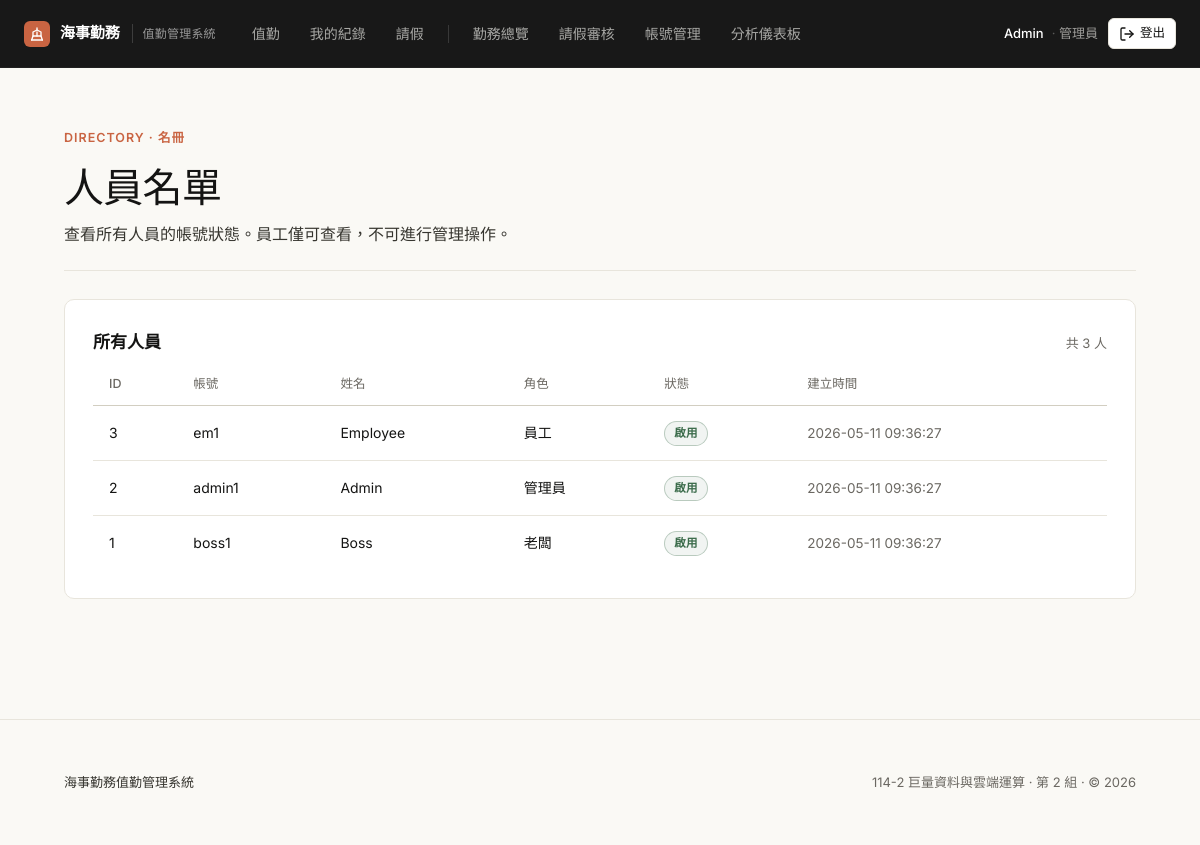
The page /users.php (signed in) on the database its author committed.
### tables this page shows
CREATE TABLE IF NOT EXISTS users (
  user_id INT AUTO_INCREMENT PRIMARY KEY,
  username VARCHAR(50) NOT NULL UNIQUE,
  password_hash VARCHAR(255) NOT NULL,
  full_name VARCHAR(100) NOT NULL,
  role ENUM('boss','admin','employee') NOT NULL DEFAULT 'employee',
  duty_position VARCHAR(20) NOT NULL DEFAULT '前甲板',
  is_active TINYINT(1) NOT NULL DEFAULT 1,
  created_at DATETIME NOT NULL DEFAULT CURRENT_TIMESTAMP
);

### users.php (the view, shortened to what this page needs)
<?php
require 'db.php';
require 'ui.php';
$stmt = $pdo->query("SELECT user_id, username, full_name, role, is_active, created_at FROM users ORDER BY user_id DESC LIMIT 200");
$rows = $stmt->fetchAll();
$count = count($rows);
?>
<!doctype html>
<html lang="zh-TW">
<head>
  <?php style_link(); ?>
</head>
<body>
  <?php nav_top(); ?>
  <div class="wrap">
    <?php page_header(
      '人員名單',
      '查看所有人員的帳號狀態。員工僅可查看，不可進行管理操作。',
      'DIRECTORY · 名冊'
    ); ?>
    <div class="card">
      <div class="card-head" style="border:0;padding:0;margin:0 0 8px;">
        <h2>所有人員</h2>
        <span class="meta">共 <?= (int)$count ?> 人</span>
      </div>
      <table>
        <tr><th>ID</th><th>帳號</th><th>姓名</th><th>角色</th><th>狀態</th><th>建立時間</th></tr>
        <?php foreach($rows as $u): ?>
          <tr>
            <td><?= h($u['user_id']) ?></td>
            <td><?= h($u['username']) ?></td>
            <td><?= h($u['full_name']) ?></td>
            <td><?= h(role_name($u['role'])) ?></td>
            <td><?= ((int)$u['is_active']===1) ? badge('啟用','ok') : badge('停用','off') ?></td>
            <td class="muted"><?= h($u['created_at']) ?></td>
          </tr>
        <?php endforeach; ?>
      </table>
    </div>
  </div>
  <?php page_footer(); ?>
</body>
</html>

### ui.php (shortened to what this page needs)
<?php
function h($s){ return htmlspecialchars((string)$s, ENT_QUOTES, 'UTF-8'); }
function role_name($r){
  if ($r==='boss') return '老闆';
  if ($r==='admin') return '管理員';
  return '員工';
}
function is_admin(){
  $r = ($_SESSION['role'] ?? '');
  return in_array($r, ['admin','boss'], true);
}
function badge($txt, $type){
  $type = in_array($type, ['ok','warn','off','bad','info'], true) ? $type : 'off';
  return '<span class="badge '.$type.'">'.h($txt).'</span>';
}
function icon_svg($name){
  $c = 'currentColor';
  $s = '<svg class="ico" width="16" height="16" viewBox="0 0 24 24" fill="none" stroke="'.$c.'" stroke-width="2" stroke-linecap="round" stroke-linejoin="round">';
  if ($name === 'shield')   return $s.'<path d="M12 22s8-4 8-10V5l-8-3-8 3v7c0 6 8 10 8 10z"/></svg>';
  if ($name === 'lock')     return $s.'<rect x="3" y="11" width="18" height="11" rx="2" ry="2"/><path d="M7 11V7a5 5 0 0 1 10 0v4"/></svg>';
  if ($name === 'ship')     return $s.'<path d="M20 21H4"/><path d="M4 21l2-6h12l2 6"/><path d="M6 15V9l6-3 6 3v6"/><path d="M12 6V3"/><path d="M12 9v6"/></svg>';
  if ($name === 'login')    return $s.'<path d="M15 3h4a2 2 0 0 1 2 2v14a2 2 0 0 1-2 2h-4"/><path d="M10 17l5-5-5-5"/><path d="M15 12H3"/></svg>';
  if ($name === 'logout')   return $s.'<path d="M9 21H5a2 2 0 0 1-2-2V5a2 2 0 0 1 2-2h4"/><path d="M16 17l5-5-5-5"/><path d="M21 12H9"/></svg>';
  return '';
}
function style_link(){
  $p = __DIR__ . '/style.css';
  $v = @filemtime($p) ?: time();
  echo '<link rel="stylesheet" href="style.css?v='.$v.'">';
}
function page_footer(){
  $y = date('Y');
  echo '<footer class="site-footer"><div class="wrap"><div class="footer-row">';
  echo '<div class="footer-brand">';
  echo '<span>海事勤務值勤管理系統</span>';
  echo '</div>';
  echo '<div class="footer-meta">114-2 巨量資料與雲端運算 · 第 2 組 · &copy; '.$y.'</div>';
  echo '</div></div></footer>';
}
function page_header($title, $subtitle = '', $eyebrow = '', $actions_html = ''){
  echo '<header class="page-header">';
  echo '<div class="ph-text">';
  if ($eyebrow !== '') echo '<div class="eyebrow">'.h($eyebrow).'</div>';
  echo '<h1 class="page-title">'.h($title).'</h1>';
  if ($subtitle !== '') echo '<p class="page-subtitle">'.h($subtitle).'</p>';
  echo '</div>';
  echo '</header>';
}
function nav_link($href, $label, $current = false){
  $cls = 'nav-link' . ($current ? ' active' : '');
  return '<a class="'.$cls.'" href="'.h($href).'">'.h($label).'</a>';
}
function nav_top($title = ''){
  $name = $_SESSION['full_name'] ?? '';
  $role = $_SESSION['role'] ?? '';
  $cur  = basename($_SERVER['SCRIPT_NAME'] ?? '');
  echo '<header class="top"><div class="wrap nav-wrap"><div class="nav">';
  echo '<a class="brand" href="'.(isset($_SESSION['user_id']) ? 'punch.php' : 'login.php').'">';
  echo '<span class="logo">'.icon_svg('ship').'</span>';
  echo '<span class="brand-name">海事勤務</span>';
  echo '<span class="brand-tag">值勤管理系統</span>';
  echo '</a>';
  if (isset($_SESSION['user_id'])) {
    echo '<nav class="nav-links">';
    echo nav_link('punch.php',   '值勤',   $cur==='punch.php');
    echo nav_link('records.php', '我的紀錄', $cur==='records.php');
    echo nav_link('leave.php',   '請假',   in_array($cur, ['leave.php'], true));
    if (is_admin()) {
      echo nav_link('admin_status.php',    '勤務總覽', in_array($cur, ['admin_status.php','admin_edit.php'], true));
      echo nav_link('admin_leave.php',     '請假審核', $cur==='admin_leave.php');
      echo nav_link('admin_users.php',     '帳號管理', in_array($cur, ['admin_users.php','admin_create_user.php','admin_user_edit.php'], true));
      echo nav_link('admin_dashboard.php', '分析儀表板', $cur==='admin_dashboard.php');
    }
    echo '</nav>';
  }
  echo '<div class="nav-right">';
  if (isset($_SESSION['user_id'])) {
    if ($name) {
      echo '<span class="user-chip">';
      echo '<span class="user-name">'.h($name).'</span>';
      echo '<span class="user-role">'.h(role_name($role)).'</span>';
      echo '</span>';
    }
    echo '<a class="btn small ghost-on-dark" href="logout.php">'.icon_svg('logout').'登出</a>';
  } else {
    echo '<a class="btn small primary" href="login.php">'.icon_svg('login').'登入</a>';
  }
  echo '</div>';
  echo '</div></div></header>';
}

### rows shown on the page
users: user_id "3", username "em1", full_name "Employee", role "員工", created_at "2026-05-11 09:36:27"
users: user_id "2", username "admin1", full_name "Admin", role "管理員", created_at "2026-05-11 09:36:27"
users: user_id "1", username "boss1", full_name "Boss", role "老闆", created_at "2026-05-11 09:36:27"

### other values the page prints
$label "值勤 我的紀錄 請假 勤務總覽 請假審核 帳號管理 分析儀表板"
$name "Admin"
role_name($role) "管理員"
$eyebrow "DIRECTORY · 名冊"
$title "人員名單"
$subtitle "查看所有人員的帳號狀態。員工僅可查看，不可進行管理操作。"
$count "3"
$y "2026"
